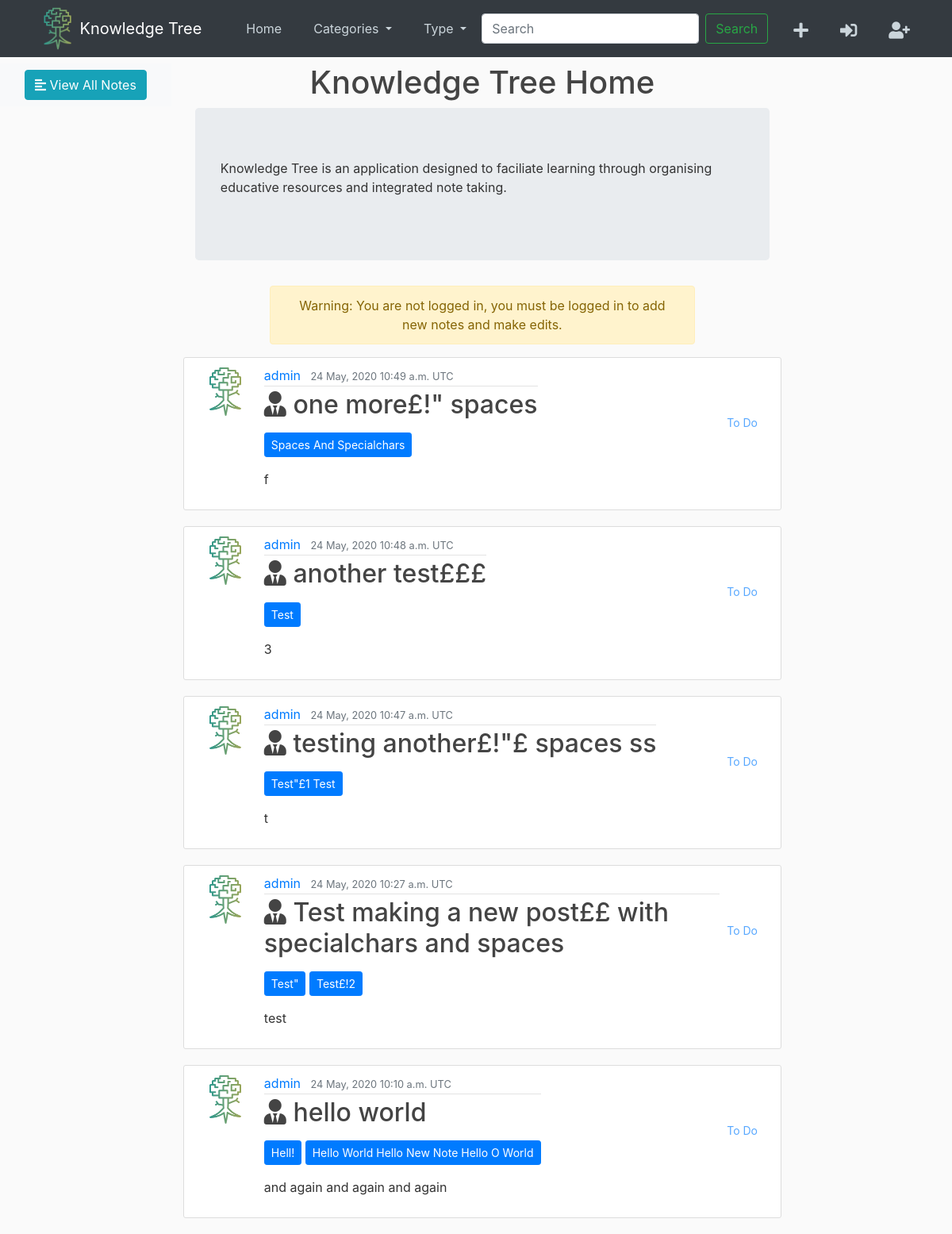
Before: / with the older database file.
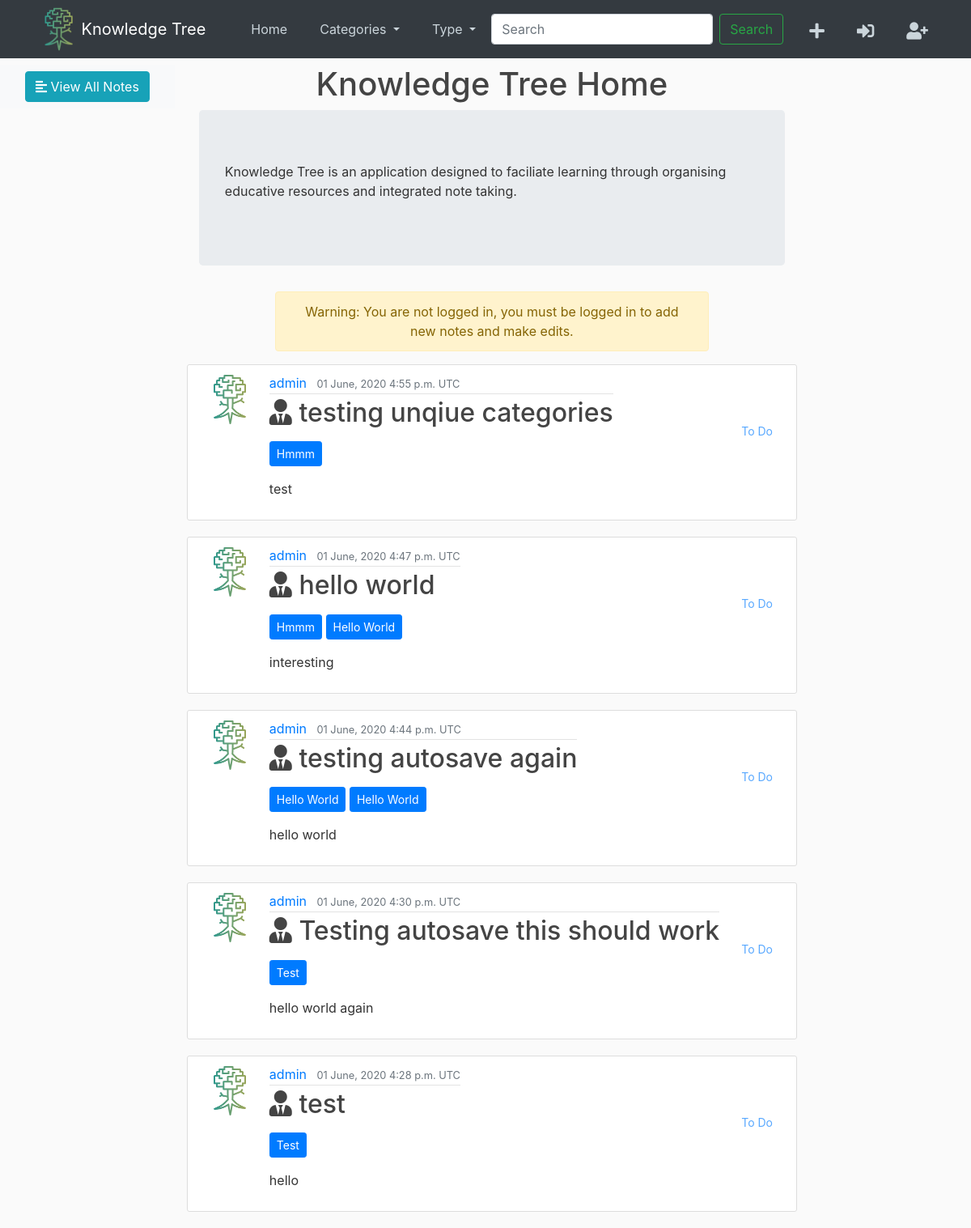
After: the same page with the newer database file.
### feed/models.py (models this page shows, shortened)
class Post(models.Model):
	type_choices = [
		('book', 'Book'),
		('doc', 'Documentary'),
		('thinker', 'Thinker/Person'),
		('misc','Other/Miscellaneous'),
		(None, 'Select type...')
	]
	rating_choices = [
		(1, 1),
		(2, 2),
		(3, 3),
		(4, 4),
		(5, 5)
	]
	status_choices = [
		('to do', 'to do'),
		('in progress', 'in progress'),
		('completed', 'completed')
	]
	title = models.CharField(max_length=100)
	note_type = models.CharField(max_length=100,choices=type_choices,null=True)
	category = models.CharField(max_length=100, null=True)
	author = models.CharField(max_length=100, default='', blank=True)
	notes = RichTextField()
	status = models.CharField(
		max_length=100,
		choices=status_choices,
		default='to do'
		)
	rating = models.IntegerField(
		choices=rating_choices,
		default=5
	)
	date_posted = models.DateTimeField(default=timezone.now)
	posted_by = models.ForeignKey(User, on_delete=models.CASCADE)

### feed/views.py (the view)
# urls.py: path('', PostListView.as_view(), name="feed-home"),
class PostListView(ListView):
	model = Post
	template_name = 'feed/home.html'
	context_object_name = 'posts'
	ordering = ['-date_posted']
	paginate_by = 5

### feed/templatetags/my_extras.py (called while the page is built)
@register.filter(name="format_category")
def get_categories(data):
	categories = [c.title() for c in data.split(',')]
	return sorted(categories)

### feed/templates/feed/home.html (shortened to what this page needs)
{% extends "feed/base.html" %}
{% load my_extras %}
{% load static %}
{% block content %}
<div class="wrapper">
    <div id="content">
    <nav class="navbar navbar-expand-lg navbar-light bg-light">
        <div class="container-fluid">
            <button type="button" id="sidebarCollapse" class="btn btn-info">
                <i class="fas fa-align-left"></i>
                <span>View All Notes</span>
            </button>
        </div>
    </nav>
    </div>
<div class="container-fluid">
<div class="page-header">
<h1 class="text-center">Knowledge Tree Home</h1>
</div>
<div class="container">
<div class="jumbotron">
<p>
Knowledge Tree is an application designed to faciliate learning through organising educative resources and integrated note taking.
</p>
</div>
</div>
{% if not user.is_authenticated %}
 <div class="container-fluid w-75">
  <div class="alert alert-warning text-center">
    Warning: You are not logged in, you must be logged in to add new notes and make edits.
    </div>
  </div>
{% endif %}
	{% for post in posts %}
		<article class="media content-section">
			<img class="rounded-circle article-img" src = "{% static 'img/logo.png' %}">
		  	<div>
		    <div class="article-metadata">
		      <a class="mr-2" href="">{{ post.posted_by }}</a>
		      <small class="text-muted">{{ post.date_posted|date:"d F, Y P e" }}</small>
		    </div>
		    <h2>
		    {% if post.note_type == "book" %}
		    <span class="fas fa-book"></span>
		    {% elif post.note_type == "doc" %}
		    <span class="fas fa-video"></span>
		    {% else %}
		    <span class="fas fa-user-tie"></span>
		    {% endif %}
		    <a class="article-title" href="{% url 'post-detail' post.id%}">{{ post.title }}</a>
			</h2>
		    <p class="pt-2">
		    	{% for category in post.category|format_category %}
		    	<a href="#" class="btn btn-primary btn-sm">{{ category }}</a>
		    	{% endfor %}
		    </p>
		    <p class="article-content">{{ post.notes | safe }}</p>
		  </div>
	  	    <div class="ml-auto pt-5">
		    <p class="pt-2"><a href="#" class="btn btn-default disabled btn-sm">
		    {{ post.status|title }}</a></p>
			</div>
		</article>
	{% endfor %}
</div>
{% endblock content %}

Changed rows visible on the page:
no longer on this page (row unchanged): Post: posted_by "admin", date_posted "24 May, 2020 10:49 a.m. UTC", note_type "misc" (drawn), title "one more£!\" spaces", category "Spaces And Specialchars", notes "f", status "To Do"
no longer on this page (row unchanged): Post: posted_by "admin", date_posted "24 May, 2020 10:48 a.m. UTC", note_type "misc" (drawn), title "another test£££", category "Test", notes "3", status "To Do"
no longer on this page (row unchanged): Post: posted_by "admin", date_posted "24 May, 2020 10:47 a.m. UTC", note_type "misc" (drawn), title "testing another£!\"£ spaces ss", category "Test\"£1 Test", notes "t", status "To Do"
no longer on this page (row unchanged): Post: posted_by "admin", date_posted "24 May, 2020 10:27 a.m. UTC", note_type "misc" (drawn), title "Test making a new post££ with specialchars and spaces", category "Test\"" "Test£!2", notes "test", status "To Do"
no longer on this page (row unchanged): Post: posted_by "admin", date_posted "24 May, 2020 10:10 a.m. UTC", note_type "misc" (drawn), title "hello world", category "Hell!" "Hello World Hello New Note Hello O World", notes "and again and again and again", status "To Do"
added Post: posted_by "admin", date_posted "01 June, 2020 4:55 p.m. UTC", note_type "misc" (drawn), title "testing unqiue categories", category "Hmmm", notes "test", status "To Do"
added Post: posted_by "admin", date_posted "01 June, 2020 4:47 p.m. UTC", note_type "thinker" (drawn), title "hello world", category "Hmmm" "Hello World", notes "interesting", status "To Do"
added Post: posted_by "admin", date_posted "01 June, 2020 4:44 p.m. UTC", note_type "thinker" (drawn), title "testing autosave again", category "Hello World" "Hello World", notes "hello world", status "To Do"
added Post: posted_by "admin", date_posted "01 June, 2020 4:30 p.m. UTC", note_type "thinker" (drawn), title "Testing autosave this should work", category "Test", notes "hello world again", status "To Do"
added Post: posted_by "admin", date_posted "01 June, 2020 4:28 p.m. UTC", note_type "thinker" (drawn), title "test", category "Test", notes "hello", status "To Do"
